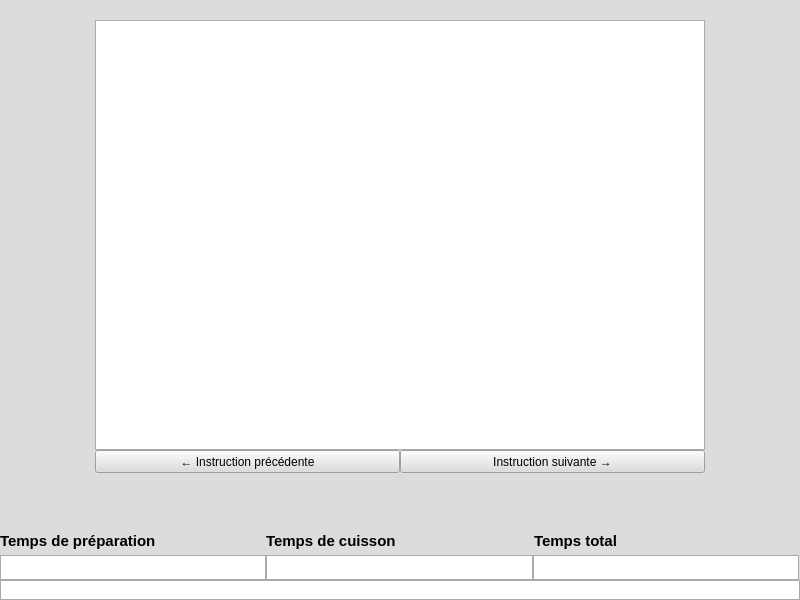
<?xml version="1.0" encoding="UTF-8"?>
<ui version="4.0">
 <class>FenetreEtapes</class>
 <widget class="QWidget" name="FenetreEtapes">
  <property name="geometry">
   <rect>
    <x>0</x>
    <y>0</y>
    <width>800</width>
    <height>600</height>
   </rect>
  </property>
  <property name="palette">
   <palette>
    <active>
     <colorrole role="WindowText">
      <brush brushstyle="SolidPattern">
       <color alpha="255">
        <red>0</red>
        <green>0</green>
        <blue>0</blue>
       </color>
      </brush>
     </colorrole>
     <colorrole role="Button">
      <brush brushstyle="SolidPattern">
       <color alpha="255">
        <red>220</red>
        <green>220</green>
        <blue>220</blue>
       </color>
      </brush>
     </colorrole>
     <colorrole role="Light">
      <brush brushstyle="SolidPattern">
       <color alpha="255">
        <red>255</red>
        <green>255</green>
        <blue>255</blue>
       </color>
      </brush>
     </colorrole>
     <colorrole role="Midlight">
      <brush brushstyle="SolidPattern">
       <color alpha="255">
        <red>237</red>
        <green>237</green>
        <blue>237</blue>
       </color>
      </brush>
     </colorrole>
     <colorrole role="Dark">
      <brush brushstyle="SolidPattern">
       <color alpha="255">
        <red>110</red>
        <green>110</green>
        <blue>110</blue>
       </color>
      </brush>
     </colorrole>
     <colorrole role="Mid">
      <brush brushstyle="SolidPattern">
       <color alpha="255">
        <red>147</red>
        <green>147</green>
        <blue>147</blue>
       </color>
      </brush>
     </colorrole>
     <colorrole role="Text">
      <brush brushstyle="SolidPattern">
       <color alpha="255">
        <red>0</red>
        <green>0</green>
        <blue>0</blue>
       </color>
      </brush>
     </colorrole>
     <colorrole role="BrightText">
      <brush brushstyle="SolidPattern">
       <color alpha="255">
        <red>255</red>
        <green>255</green>
        <blue>255</blue>
       </color>
      </brush>
     </colorrole>
     <colorrole role="ButtonText">
      <brush brushstyle="SolidPattern">
       <color alpha="255">
        <red>0</red>
        <green>0</green>
        <blue>0</blue>
       </color>
      </brush>
     </colorrole>
     <colorrole role="Base">
      <brush brushstyle="SolidPattern">
       <color alpha="255">
        <red>255</red>
        <green>255</green>
        <blue>255</blue>
       </color>
      </brush>
     </colorrole>
     <colorrole role="Window">
      <brush brushstyle="SolidPattern">
       <color alpha="255">
        <red>220</red>
        <green>220</green>
        <blue>220</blue>
       </color>
      </brush>
     </colorrole>
     <colorrole role="Shadow">
      <brush brushstyle="SolidPattern">
       <color alpha="255">
        <red>0</red>
        <green>0</green>
        <blue>0</blue>
       </color>
      </brush>
     </colorrole>
     <colorrole role="AlternateBase">
      <brush brushstyle="SolidPattern">
       <color alpha="255">
        <red>237</red>
        <green>237</green>
        <blue>237</blue>
       </color>
      </brush>
     </colorrole>
     <colorrole role="ToolTipBase">
      <brush brushstyle="SolidPattern">
       <color alpha="255">
        <red>255</red>
        <green>255</green>
        <blue>220</blue>
       </color>
      </brush>
     </colorrole>
     <colorrole role="ToolTipText">
      <brush brushstyle="SolidPattern">
       <color alpha="255">
        <red>0</red>
        <green>0</green>
        <blue>0</blue>
       </color>
      </brush>
     </colorrole>
     <colorrole role="PlaceholderText">
      <brush brushstyle="SolidPattern">
       <color alpha="128">
        <red>0</red>
        <green>0</green>
        <blue>0</blue>
       </color>
      </brush>
     </colorrole>
    </active>
    <inactive>
     <colorrole role="WindowText">
      <brush brushstyle="SolidPattern">
       <color alpha="255">
        <red>0</red>
        <green>0</green>
        <blue>0</blue>
       </color>
      </brush>
     </colorrole>
     <colorrole role="Button">
      <brush brushstyle="SolidPattern">
       <color alpha="255">
        <red>220</red>
        <green>220</green>
        <blue>220</blue>
       </color>
      </brush>
     </colorrole>
     <colorrole role="Light">
      <brush brushstyle="SolidPattern">
       <color alpha="255">
        <red>255</red>
        <green>255</green>
        <blue>255</blue>
       </color>
      </brush>
     </colorrole>
     <colorrole role="Midlight">
      <brush brushstyle="SolidPattern">
       <color alpha="255">
        <red>237</red>
        <green>237</green>
        <blue>237</blue>
       </color>
      </brush>
     </colorrole>
     <colorrole role="Dark">
      <brush brushstyle="SolidPattern">
       <color alpha="255">
        <red>110</red>
        <green>110</green>
        <blue>110</blue>
       </color>
      </brush>
     </colorrole>
     <colorrole role="Mid">
      <brush brushstyle="SolidPattern">
       <color alpha="255">
        <red>147</red>
        <green>147</green>
        <blue>147</blue>
       </color>
      </brush>
     </colorrole>
     <colorrole role="Text">
      <brush brushstyle="SolidPattern">
       <color alpha="255">
        <red>0</red>
        <green>0</green>
        <blue>0</blue>
       </color>
      </brush>
     </colorrole>
     <colorrole role="BrightText">
      <brush brushstyle="SolidPattern">
       <color alpha="255">
        <red>255</red>
        <green>255</green>
        <blue>255</blue>
       </color>
      </brush>
     </colorrole>
     <colorrole role="ButtonText">
      <brush brushstyle="SolidPattern">
       <color alpha="255">
        <red>0</red>
        <green>0</green>
        <blue>0</blue>
       </color>
      </brush>
     </colorrole>
     <colorrole role="Base">
      <brush brushstyle="SolidPattern">
       <color alpha="255">
        <red>255</red>
        <green>255</green>
        <blue>255</blue>
       </color>
      </brush>
     </colorrole>
     <colorrole role="Window">
      <brush brushstyle="SolidPattern">
       <color alpha="255">
        <red>220</red>
        <green>220</green>
        <blue>220</blue>
       </color>
      </brush>
     </colorrole>
     <colorrole role="Shadow">
      <brush brushstyle="SolidPattern">
       <color alpha="255">
        <red>0</red>
        <green>0</green>
        <blue>0</blue>
       </color>
      </brush>
     </colorrole>
     <colorrole role="AlternateBase">
      <brush brushstyle="SolidPattern">
       <color alpha="255">
        <red>237</red>
        <green>237</green>
        <blue>237</blue>
       </color>
      </brush>
     </colorrole>
     <colorrole role="ToolTipBase">
      <brush brushstyle="SolidPattern">
       <color alpha="255">
        <red>255</red>
        <green>255</green>
        <blue>220</blue>
       </color>
      </brush>
     </colorrole>
     <colorrole role="ToolTipText">
      <brush brushstyle="SolidPattern">
       <color alpha="255">
        <red>0</red>
        <green>0</green>
        <blue>0</blue>
       </color>
      </brush>
     </colorrole>
     <colorrole role="PlaceholderText">
      <brush brushstyle="SolidPattern">
       <color alpha="128">
        <red>0</red>
        <green>0</green>
        <blue>0</blue>
       </color>
      </brush>
     </colorrole>
    </inactive>
    <disabled>
     <colorrole role="WindowText">
      <brush brushstyle="SolidPattern">
       <color alpha="255">
        <red>110</red>
        <green>110</green>
        <blue>110</blue>
       </color>
      </brush>
     </colorrole>
     <colorrole role="Button">
      <brush brushstyle="SolidPattern">
       <color alpha="255">
        <red>220</red>
        <green>220</green>
        <blue>220</blue>
       </color>
      </brush>
     </colorrole>
     <colorrole role="Light">
      <brush brushstyle="SolidPattern">
       <color alpha="255">
        <red>255</red>
        <green>255</green>
        <blue>255</blue>
       </color>
      </brush>
     </colorrole>
     <colorrole role="Midlight">
      <brush brushstyle="SolidPattern">
       <color alpha="255">
        <red>237</red>
        <green>237</green>
        <blue>237</blue>
       </color>
      </brush>
     </colorrole>
     <colorrole role="Dark">
      <brush brushstyle="SolidPattern">
       <color alpha="255">
        <red>110</red>
        <green>110</green>
        <blue>110</blue>
       </color>
      </brush>
     </colorrole>
     <colorrole role="Mid">
      <brush brushstyle="SolidPattern">
       <color alpha="255">
        <red>147</red>
        <green>147</green>
        <blue>147</blue>
       </color>
      </brush>
     </colorrole>
     <colorrole role="Text">
      <brush brushstyle="SolidPattern">
       <color alpha="255">
        <red>110</red>
        <green>110</green>
        <blue>110</blue>
       </color>
      </brush>
     </colorrole>
     <colorrole role="BrightText">
      <brush brushstyle="SolidPattern">
       <color alpha="255">
        <red>255</red>
        <green>255</green>
        <blue>255</blue>
       </color>
      </brush>
     </colorrole>
     <colorrole role="ButtonText">
      <brush brushstyle="SolidPattern">
       <color alpha="255">
        <red>110</red>
        <green>110</green>
        <blue>110</blue>
       </color>
      </brush>
     </colorrole>
     <colorrole role="Base">
      <brush brushstyle="SolidPattern">
       <color alpha="255">
        <red>220</red>
        <green>220</green>
        <blue>220</blue>
       </color>
      </brush>
     </colorrole>
     <colorrole role="Window">
      <brush brushstyle="SolidPattern">
       <color alpha="255">
        <red>220</red>
        <green>220</green>
        <blue>220</blue>
       </color>
      </brush>
     </colorrole>
     <colorrole role="Shadow">
      <brush brushstyle="SolidPattern">
       <color alpha="255">
        <red>0</red>
        <green>0</green>
        <blue>0</blue>
       </color>
      </brush>
     </colorrole>
     <colorrole role="AlternateBase">
      <brush brushstyle="SolidPattern">
       <color alpha="255">
        <red>220</red>
        <green>220</green>
        <blue>220</blue>
       </color>
      </brush>
     </colorrole>
     <colorrole role="ToolTipBase">
      <brush brushstyle="SolidPattern">
       <color alpha="255">
        <red>255</red>
        <green>255</green>
        <blue>220</blue>
       </color>
      </brush>
     </colorrole>
     <colorrole role="ToolTipText">
      <brush brushstyle="SolidPattern">
       <color alpha="255">
        <red>0</red>
        <green>0</green>
        <blue>0</blue>
       </color>
      </brush>
     </colorrole>
     <colorrole role="PlaceholderText">
      <brush brushstyle="SolidPattern">
       <color alpha="128">
        <red>0</red>
        <green>0</green>
        <blue>0</blue>
       </color>
      </brush>
     </colorrole>
    </disabled>
   </palette>
  </property>
  <property name="windowTitle">
   <string>Étapes de réalisation</string>
  </property>
  <widget class="QPushButton" name="btnPrecedent">
   <property name="geometry">
    <rect>
     <x>95</x>
     <y>450</y>
     <width>305</width>
     <height>23</height>
    </rect>
   </property>
   <property name="accessibleName">
    <string/>
   </property>
   <property name="text">
    <string>← Instruction précédente</string>
   </property>
  </widget>
  <widget class="QPushButton" name="btnSuivant">
   <property name="geometry">
    <rect>
     <x>400</x>
     <y>450</y>
     <width>305</width>
     <height>23</height>
    </rect>
   </property>
   <property name="font">
    <font>
     <weight>50</weight>
     <bold>false</bold>
    </font>
   </property>
   <property name="text">
    <string>Instruction suivante →</string>
   </property>
  </widget>
  <widget class="QLabel" name="labelTpsCuisson">
   <property name="geometry">
    <rect>
     <x>266</x>
     <y>533</y>
     <width>267</width>
     <height>16</height>
    </rect>
   </property>
   <property name="font">
    <font>
     <family>MS Shell Dlg 2</family>
     <pointsize>11</pointsize>
     <weight>75</weight>
     <bold>true</bold>
    </font>
   </property>
   <property name="text">
    <string>Temps de cuisson</string>
   </property>
   <property name="alignment">
    <set>Qt::AlignLeading|Qt::AlignLeft|Qt::AlignVCenter</set>
   </property>
  </widget>
  <widget class="QLabel" name="labelTpsPreparation">
   <property name="geometry">
    <rect>
     <x>0</x>
     <y>533</y>
     <width>266</width>
     <height>16</height>
    </rect>
   </property>
   <property name="font">
    <font>
     <family>MS Shell Dlg 2</family>
     <pointsize>11</pointsize>
     <weight>75</weight>
     <bold>true</bold>
    </font>
   </property>
   <property name="text">
    <string>Temps de préparation</string>
   </property>
   <property name="alignment">
    <set>Qt::AlignLeading|Qt::AlignLeft|Qt::AlignVCenter</set>
   </property>
  </widget>
  <widget class="QListView" name="contenuURL">
   <property name="geometry">
    <rect>
     <x>0</x>
     <y>580</y>
     <width>800</width>
     <height>20</height>
    </rect>
   </property>
  </widget>
  <widget class="QLabel" name="labelTpsTotal">
   <property name="geometry">
    <rect>
     <x>534</x>
     <y>533</y>
     <width>266</width>
     <height>16</height>
    </rect>
   </property>
   <property name="font">
    <font>
     <family>MS Shell Dlg 2</family>
     <pointsize>11</pointsize>
     <weight>75</weight>
     <bold>true</bold>
     <kerning>true</kerning>
    </font>
   </property>
   <property name="text">
    <string>Temps total</string>
   </property>
   <property name="alignment">
    <set>Qt::AlignLeading|Qt::AlignLeft|Qt::AlignVCenter</set>
   </property>
  </widget>
  <widget class="QListWidget" name="contenuEtapes">
   <property name="geometry">
    <rect>
     <x>95</x>
     <y>20</y>
     <width>610</width>
     <height>430</height>
    </rect>
   </property>
   <property name="textElideMode">
    <enum>Qt::ElideNone</enum>
   </property>
   <property name="isWrapping" stdset="0">
    <bool>false</bool>
   </property>
   <property name="wordWrap">
    <bool>true</bool>
   </property>
  </widget>
  <widget class="QLabel" name="label">
   <property name="geometry">
    <rect>
     <x>300</x>
     <y>230</y>
     <width>47</width>
     <height>13</height>
    </rect>
   </property>
   <property name="text">
    <string/>
   </property>
  </widget>
  <widget class="QLabel" name="label_2">
   <property name="geometry">
    <rect>
     <x>650</x>
     <y>492</y>
     <width>71</width>
     <height>21</height>
    </rect>
   </property>
   <property name="text">
    <string/>
   </property>
  </widget>
  <widget class="QListView" name="contenuTempsCuisson">
   <property name="geometry">
    <rect>
     <x>266</x>
     <y>555</y>
     <width>267</width>
     <height>25</height>
    </rect>
   </property>
  </widget>
  <widget class="QListView" name="contenuTempsTotal">
   <property name="geometry">
    <rect>
     <x>533</x>
     <y>555</y>
     <width>266</width>
     <height>25</height>
    </rect>
   </property>
  </widget>
  <widget class="QListView" name="contenuTempsPrep">
   <property name="geometry">
    <rect>
     <x>0</x>
     <y>555</y>
     <width>266</width>
     <height>25</height>
    </rect>
   </property>
  </widget>
  <zorder>contenuTempsPrep</zorder>
  <zorder>contenuTempsCuisson</zorder>
  <zorder>contenuTempsTotal</zorder>
  <zorder>btnPrecedent</zorder>
  <zorder>btnSuivant</zorder>
  <zorder>labelTpsCuisson</zorder>
  <zorder>labelTpsPreparation</zorder>
  <zorder>contenuURL</zorder>
  <zorder>labelTpsTotal</zorder>
  <zorder>contenuEtapes</zorder>
  <zorder>label</zorder>
  <zorder>label_2</zorder>
 </widget>
 <resources/>
 <connections/>
</ui>
